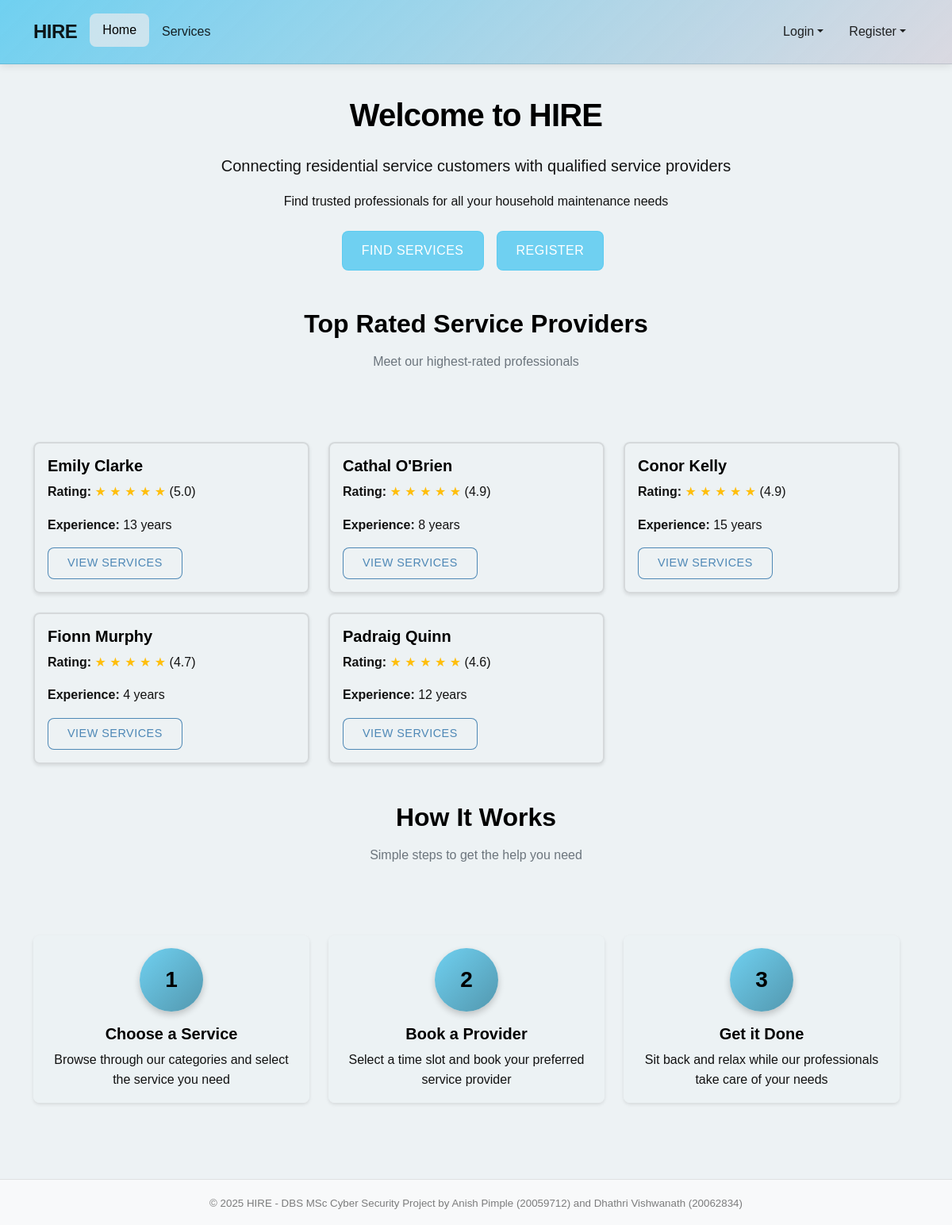
Before: / with the older database file.
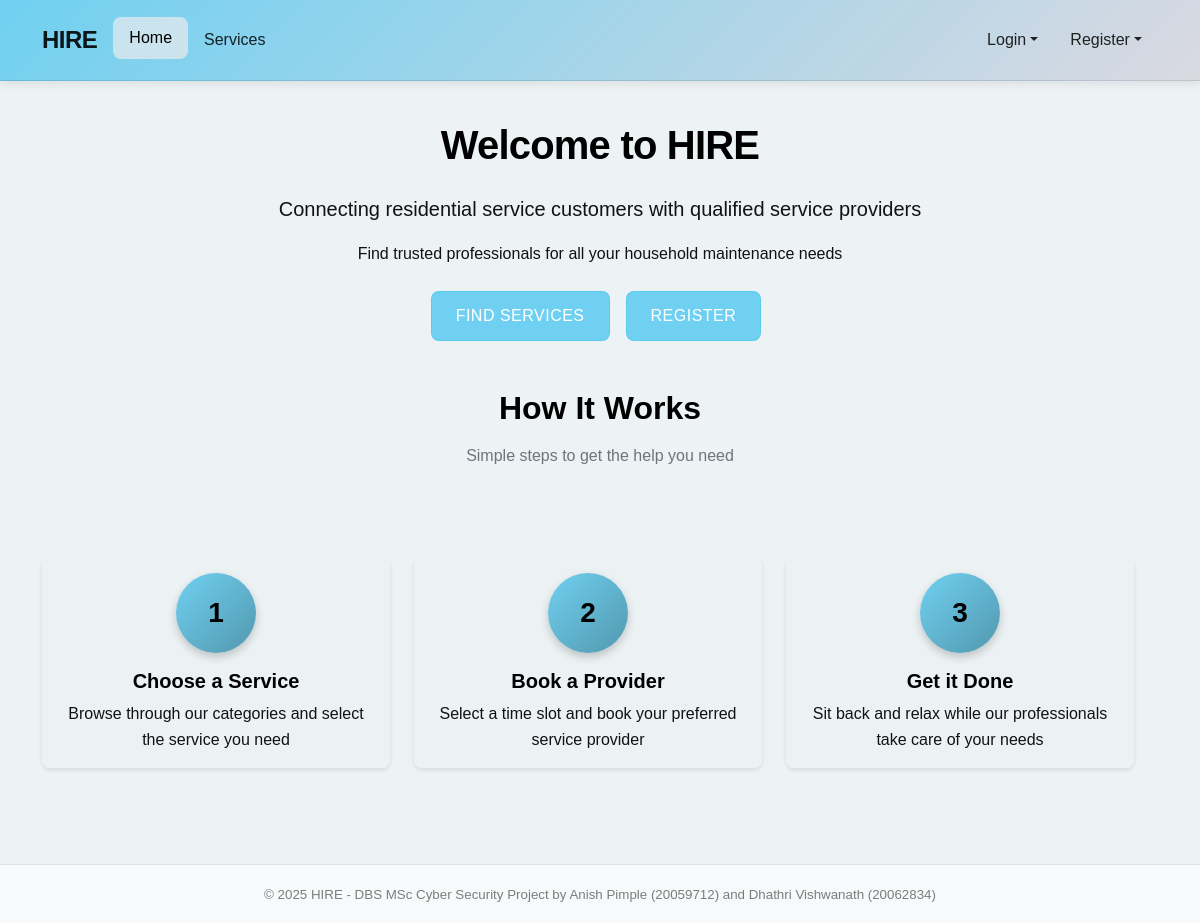
After: the same page with the newer database file.
### models.py (models this page shows, shortened)
class Provider(db.Model):
    __tablename__ = 'providers'
    id = db.Column(db.Integer, primary_key=True)
    email = db.Column(db.String(100), unique=True, nullable=False)
    phone = db.Column(db.String(15), unique=True, nullable=False)
    password_hash = db.Column(db.String(128), nullable=False)
    first_name = db.Column(db.String(50), nullable=False)
    last_name = db.Column(db.String(50), nullable=False)
    verification_document = db.Column(db.String(255), nullable=False)
    experience_years = db.Column(db.Integer, default=0)
    is_available = db.Column(db.Boolean, default=True)
    avg_rating = db.Column(db.Float, nullable=True)
    is_verified = db.Column(db.Boolean, default=False)
    created_at = db.Column(db.DateTime, default=datetime.utcnow)
    addresses = db.relationship('Address', backref='provider', lazy=True,
                              foreign_keys='Address.provider_id')
    services = db.relationship('ProviderCategory', backref='provider', lazy=True)
    bookings = db.relationship('Booking', backref='provider', lazy=True)
    def get_full_name(self):
        return f"{self.first_name} {self.last_name}"

### routes.py (the view)
@main_bp.route('/')
def index():
    categories = ServiceCategory.query.all()
    top_providers = Provider.query.filter(Provider.avg_rating.isnot(None)).order_by(Provider.avg_rating.desc()).limit(5).all()
    return render_template('index.html', categories=categories, top_providers=top_providers, user=get_current_user())

### app.py (called while the page is built)
@app.context_processor
def inject_env_variables():
    return dict(
        GOOGLE_MAPS_API_KEY=os.getenv('GOOGLE_MAPS_API_KEY')
    )

@app.context_processor
def utility_processor():
    def format_datetime(value, format='%d %b, %Y %H:%M'):
        """Format a datetime object to string"""
        if value is None:
            return ""
        return value.strftime(format)
    def format_currency(value):
        """Format a number as currency"""
        if value is None:
            return "$0.00"
        return f"${value:.2f}"
    return dict(
        format_datetime=format_datetime,
        format_currency=format_currency
    )

### routes.py (called while the page is built)
def get_current_user():
    user_id = session.get('user_id')
    user_type = session.get('user_type')
    if not user_id or not user_type:
        return None
    if user_type == 'customer':
        return Customer.query.get(user_id)
    elif user_type == 'provider':
        return Provider.query.get(user_id)
    return None

### templates/index.html (shortened to what this page needs)
{% extends "base.html" %}
{% block content %}
<div class="row mb-5">
    <div class="col-md-8 offset-md-2 text-center">
        <h1 class="display-4 mb-4">Welcome to HIRE</h1>
        <p class="lead">Connecting residential service customers with qualified service providers</p>
        <p class="mb-4">Find trusted professionals for all your household maintenance needs</p>
        <div class="d-grid gap-2 d-md-flex justify-content-md-center">
            <a href="{{ url_for('service.service_list') }}" class="btn btn-primary btn-lg px-4 me-md-2">Find Services</a>
            {% if not user %}
            <a href="{{ url_for('customer.register') }}" class="btn btn-primary btn-lg px-4 me-md-2">Register</a>
            {% endif %}
        </div>
    </div>
</div>
{% if top_providers %}
<div class="row mb-5">
    <div class="col-12 text-center mb-4">
        <h2>Top Rated Service Providers</h2>
        <p class="text-muted">Meet our highest-rated professionals</p>
    </div>
    <div class="row row-cols-1 row-cols-md-3 g-4">
        {% for provider in top_providers %}
        <div class="col">
            <div class="card h-100">
                <div class="card-body">
                    <h5 class="card-title">{{ provider.get_full_name() }}</h5>
                    <p class="card-text">
                        <strong>Rating:</strong>
                        {% for i in range(5) %}
                            {% if i < provider.avg_rating|int %}
                                <span class="text-warning">★</span>
                            {% elif i < provider.avg_rating|round(0, 'ceil')|int and (provider.avg_rating % 1) >= 0.5 %}
                                <span class="text-warning">★</span>
                            {% else %}
                                <span class="text-secondary">★</span>
                            {% endif %}
                        {% endfor %}
                        ({{ provider.avg_rating|round(1) }})
                    </p>
                    <p class="card-text"><strong>Experience:</strong> {{ provider.experience_years }} years</p>
                    <a href="{{ url_for('service.service_list') }}" class="btn btn-sm btn-outline-primary">View Services</a>
                </div>
            </div>
        </div>
        {% endfor %}
    </div>
</div>
{% endif %}
<div class="row mb-5">
    <div class="col-12 text-center mb-4">
        <h2>How It Works</h2>
        <p class="text-muted">Simple steps to get the help you need</p>
    </div>
    <div class="row row-cols-1 row-cols-md-3 g-4">
        <div class="col">
            <div class="card h-100 border-0">
                <div class="card-body text-center">
                    <div class="bg-light rounded-circle mx-auto d-flex align-items-center justify-content-center mb-3" style="width: 80px; height: 80px;">
                        <h3 class="m-0">1</h3>
                    </div>
                    <h5 class="card-title">Choose a Service</h5>
                    <p class="card-text">Browse through our categories and select the service you need</p>
                </div>
            </div>
        </div>
        <div class="col">
            <div class="card h-100 border-0">
                <div class="card-body text-center">
                    <div class="bg-light rounded-circle mx-auto d-flex align-items-center justify-content-center mb-3" style="width: 80px; height: 80px;">
                        <h3 class="m-0">2</h3>
                    </div>
                    <h5 class="card-title">Book a Provider</h5>
                    <p class="card-text">Select a time slot and book your preferred service provider</p>
                </div>
            </div>
        </div>
        <div class="col">
            <div class="card h-100 border-0">
                <div class="card-body text-center">
                    <div class="bg-light rounded-circle mx-auto d-flex align-items-center justify-content-center mb-3" style="width: 80px; height: 80px;">
                        <h3 class="m-0">3</h3>
                    </div>
                    <h5 class="card-title">Get it Done</h5>
                    <p class="card-text">Sit back and relax while our professionals take care of your needs</p>
                </div>
            </div>
        </div>
    </div>
</div>
{% endblock %}

### templates/base.html (shortened to what this page needs)
<!DOCTYPE html>
<html lang="en">
<head>
    <link href="https://cdn.jsdelivr.net/npm/bootstrap@5.2.3/dist/css/bootstrap.min.css" rel="stylesheet">
    <link rel="stylesheet" href="{{ url_for('static', filename='css/style.css') }}">
</head>
<body>
        <nav class="navbar navbar-expand-lg navbar-light bg-white">
            <div class="container">
                <a class="navbar-brand" href="{{ url_for('main.index') }}">HIRE</a>
                <div class="collapse navbar-collapse" id="navbarNav">
                    <ul class="navbar-nav me-auto">
                        <li class="nav-item">
                            <a class="nav-link" href="{{ url_for('main.index') }}">Home</a>
                        </li>
                        <li class="nav-item">
                            <a class="nav-link" href="{{ url_for('service.service_list') }}">Services</a>
                        </li>
                    </ul>
                    <ul class="navbar-nav">
                        {% if session.get('user_type') %}
                            {% if session.get('user_type') == 'customer' %}
                                <li class="nav-item">
                                    <a class="nav-link" href="{{ url_for('customer.dashboard') }}">Dashboard</a>
                                </li>
                            {% elif session.get('user_type') == 'provider' %}
                                <li class="nav-item">
                                    <a class="nav-link" href="{{ url_for('provider.dashboard') }}">Dashboard</a>
                                </li>
                            {% endif %}
                            <li class="nav-item">
                                <a class="nav-link" href="{{ url_for('main.logout') }}">Logout</a>
                            </li>
                        {% else %}
                            <li class="nav-item dropdown">
                                <a class="nav-link dropdown-toggle" href="#" id="loginDropdown" role="button" data-bs-toggle="dropdown">Login</a>
                            </li>
                            <li class="nav-item dropdown">
                                <a class="nav-link dropdown-toggle" href="#" id="registerDropdown" role="button" data-bs-toggle="dropdown">Register</a>
                            </li>
                        {% endif %}
                    </ul>
                </div>
            </div>
        </nav>
    <div class="container mt-4 mb-5">
        {% block content %}{% endblock %}
    </div>
    <footer class="footer mt-auto py-3">
        <div class="container text-center">
            <span class="text-muted">© 2025 HIRE - DBS MSc Cyber Security Project by Anish Pimple (20059712) and Dhathri Vishwanath (20062834)</span>
        </div>
    </footer>
</body>
</html>

### static/css/style.css (style rules this page uses)
:root { --primary-color: #58caf0d6; --secondary-color: #200b7bb7; --accent-color: #3586a1d6; --light-color: #121212; --dark-color: #dad9e1; --darker-color: #b0cfdb; --surface-color: #edf2f4f7; --surface-color-hover: #cae6ef; --success-color: #2dc653; --warning-color: #ffbe0b; --danger-color: #a52b2d8e; --border-radius: 0.5rem; --box-shadow: 0 0.5rem 1rem rgba(0, 0, 0, 0.1); --transition: all 0.3s ease; }
body { min-height: 100vh; display: flex; flex-direction: column; font-family: 'DotGothic16', sans-serif; color: var(--light-color); background-color: var(--surface-color); line-height: 1.6; }
h1, h2, h3, h4, h5, h6 { font-family: 'DotGothic16', sans-serif; font-weight: 700; margin-bottom: 1rem; color: black; }
.display-4 { font-size: 2.5rem; font-weight: 700; letter-spacing: -0.02em; }
.lead { font-size: 1.25rem; font-weight: 400; }
.navbar { background: linear-gradient(135deg, #58caf0d6, #dad9e1 ) !important; border-bottom: 1px solid rgba(0, 0, 0, 0.1); box-shadow: 0 2px 10px rgba(0, 0, 0, 0.1); padding: 1rem 0; }
.navbar-brand { font-weight: 700; font-size: 1.5rem; letter-spacing: -0.5px; }
.navbar-light .navbar-nav .nav-link { color: rgba(0, 0, 0, 0.85); font-weight: 500; padding: 0.5rem 1rem; border-radius: var(--border-radius); transition: var(--transition); }
.navbar-light .navbar-nav .nav-link:hover, .navbar-light .navbar-nav .nav-link.active { color: black; background-color: #f5efefa5; transform: translateY(-2px); }
.btn { border-radius: var(--border-radius); padding: 0.5rem 1.5rem; font-weight: 500; transition: var(--transition); text-transform: uppercase; letter-spacing: 0.5px; font-size: 0.9rem; }
.btn-primary { background-color: var(--primary-color); border-color: var(--primary-color); color: white; }
.btn-lg { padding: 0.75rem 2rem; font-size: 1rem; }
.card { border-radius: var(--border-radius); border: 2px solid rgba(0, 0, 0, 0.1); background-color: var(--surface-color); box-shadow: 0 0.125rem 0.25rem rgba(0, 0, 0, 0.1); transition: var(--transition); overflow: hidden; color: var(--light-color); }
.card-title { color: black; }
.bg-light.rounded-circle { background: linear-gradient(135deg, var(--primary-color), var(--accent-color)) !important; color: white; box-shadow: 0 0.25rem 0.5rem rgba(0, 0, 0, 0.2); transition: var(--transition); }
.footer { background-color: #f8f9fa !important; color: var(--light-color); padding: 2rem 0; margin-top: auto; border-top: 1px solid rgba(0, 0, 0, 0.1); }
.footer .text-muted { color: rgba(0, 0, 0, 0.5) !important; font-size: smaller; }
.display-4, .lead, .btn-lg { animation: fadeIn 1s ease-out; }

Changed rows visible on the page:
removed Provider: get_full_name "Emily Clarke", avg_rating "5.0", experience_years "13"
removed Provider: get_full_name "Cathal O'Brien", avg_rating "4.9", experience_years "8"
removed Provider: get_full_name "Conor Kelly", avg_rating "4.9", experience_years "15"
removed Provider: get_full_name "Fionn Murphy", avg_rating "4.7", experience_years "4"
removed Provider: get_full_name "Padraig Quinn", avg_rating "4.6", experience_years "12"
Other visible differences:
text no longer shown: "Top Rated Service Providers Meet our highest-rated professionals"
